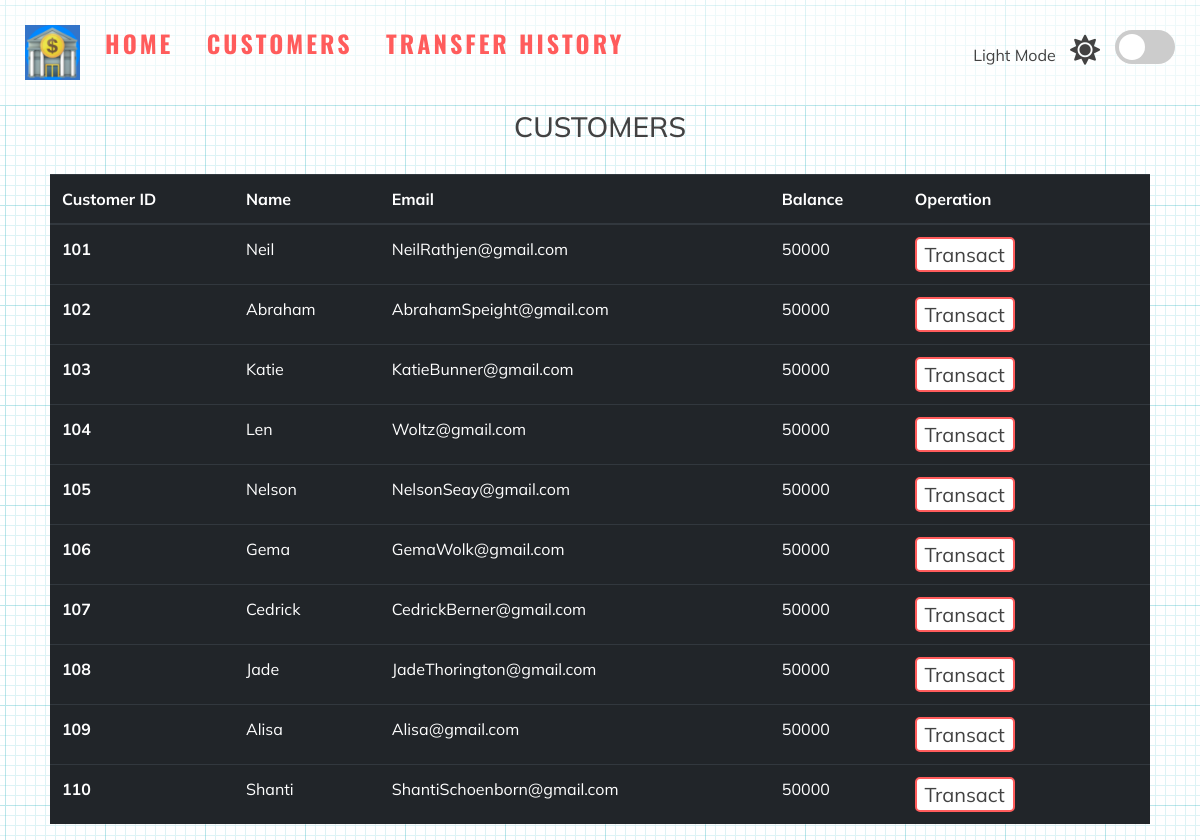
Page /customers.html on the committed database.
### application.py (models this page shows)
class List(db.Model):
    id = db.Column(db.Integer)
    name = db.Column(db.String(100),  primary_key=True, nullable=False)
    email = db.Column(db.String(100), nullable=False)
    balance = db.Column(db.Integer)

### application.py (the view)
@app.route("/customers.html")
def customers():
    Lists = List.query.order_by(List.id)
    return render_template('customers.html', Lists=Lists)

### templates/customers.html
{% extends 'blocks.html' %}
{% block content %}
    <div class="List">
        <table class="table table-dark table-hover">
          <h3>CUSTOMERS</h3>
            <thead>
              <tr>
                <th scope="col">Customer ID</th>
                <th scope="col">Name</th>
                <th scope="col">Email</th>
                <th scope="col">Balance</th>
                <th scope="col">Operation</th>
              </tr>
            </thead>
            <tbody>
              {% for List in Lists %}
              <tr>
                <th scope="row">{{List.id}}</th>
                <td>{{List.name}}</td>
                <td>{{List.email}}</td>
                <td>{{List.balance}}</td>
                <td><a href="transact.html/{{ List.id }}/{{ List.name }}/{{ List.email }}/{{ List.balance }}"><button class="primary outline">Transact</button></a></td>
              </tr>
              {% endfor %}
            </tbody>
          </table>
        </div>
{% endblock%}

### templates/blocks.html (shortened to what this page needs)
<!DOCTYPE html>
<html lang="en">
<head>
    <link rel="stylesheet" href="https://cdnjs.cloudflare.com/ajax/libs/font-awesome/5.10.2/css/all.min.css"/>
    <link rel="stylesheet" href="https://stackpath.bootstrapcdn.com/bootstrap/4.1.3/css/bootstrap.min.css">
    <link rel="stylesheet" href="static/style.css">
</head>
<body>
    <div class="theme-switch-wrapper">
        <span id="toggle-icon">
            <span id="toggle-text">Light Mode</span>
            <i class="fas fa-sun"></i>
        </span>
        <label class="theme-switch">
            <div class="slider round" ></div>
        </label>
    </div>
    <div class="header">
        <nav id="nav">
          <a href="index.html"><img src="static/android-chrome-512x512.png" alt="logo" /></a>
          <a href="index.html">HOME</a>
          <a href="customers.html">CUSTOMERS</a>
          <a href="record.html">TRANSFER HISTORY</a>
        </nav>
    </div>
    {% block content %}
    {% endblock%}
</body>
</html>

### static/style.css (style rules this page uses)
:root { --primary-color: rgb(255, 92, 92); --primary-variant: #ff2d2d; --secondary-color: #1b9999; --on-primary: rgb(250, 250, 250); --on-background: rgb(66, 66, 66); --on-background-alt: rgba(66, 66, 66, 0.7); --background: rgb(255, 255, 255); --box-shadow: 0 5px 20px 1px rgba(0, 0, 0, 0.5); }
html { box-sizing: border-box; scroll-behavior: smooth; }
.header img { float: left; width: 55px; height: 55px; background: rgb(51, 116, 201); }
body { margin: 0; color: var(--on-background); font-family: 'Mulish', sans-serif; background-color: var(--background); }
h3 { margin-top: 110px; margin-bottom: 30px; }
nav { z-index: 10; position: fixed; font-family: 'Oswald', sans-serif; font-size: 24px; letter-spacing: 3px; padding: 25px; width: 100vw; background: rgb(255 255 255 / 50%); }
a { margin-right: 25px; color: var(--primary-color); text-decoration: none; border-bottom: 3px solid transparent; font-weight: bold; }
img { height: 300px; width: 300px; }
button { min-width: 100px; height: 35px; cursor: pointer; border-radius: 5px; margin-right: 10px; margin-top: 0px; border: 2px solid var(--primary-color); font-size: 20px; outline: none; }
.primary { background: var(--primary-color); color: var(--on-primary); }
.outline { background: var(--background); color: var(--on-background); }
.List { min-height: 65vh; margin-left: 50px; margin-right: 50px; display: flex; justify-content: center; align-items: center; flex-direction: column; }
.theme-switch-wrapper { display: flex; align-items: center; z-index: 100; position: fixed; right: 25px; top: 30px; }
.theme-switch-wrapper span { margin-right: 10px; font-size: 1rem; }
.theme-switch { display: inline-block; height: 34px; position: relative; width: 60px; }
.slider { background: #ccc; bottom: 0; cursor: pointer; left: 0; position: absolute; right: 0; top: 0; transition: 0.4s; }
.slider::before { background: #fff; bottom: 4px; content: ""; height: 26px; left: 4px; position: absolute; transition: 0.4s; width: 26px; }
.slider.round { border-radius: 34px; }
.slider.round::before { border-radius: 50%; }
.fas { font-size: 30px; margin-right: 5px; }

### rows in the picture
List: id "101", name "Neil", email "NeilRathjen@gmail.com", balance "50000"
List: id "102", name "Abraham", email "AbrahamSpeight@gmail.com", balance "50000"
List: id "103", name "Katie", email "KatieBunner@gmail.com", balance "50000"
List: id "104", name "Len", email "Woltz@gmail.com", balance "50000"
List: id "105", name "Nelson", email "NelsonSeay@gmail.com", balance "50000"
List: id "106", name "Gema", email "GemaWolk@gmail.com", balance "50000"
List: id "107", name "Cedrick", email "CedrickBerner@gmail.com", balance "50000"
List: id "108", name "Jade", email "JadeThorington@gmail.com", balance "50000"
List: id "109", name "Alisa", email "Alisa@gmail.com", balance "50000"
List: id "110", name "Shanti", email "ShantiSchoenborn@gmail.com", balance "50000"
